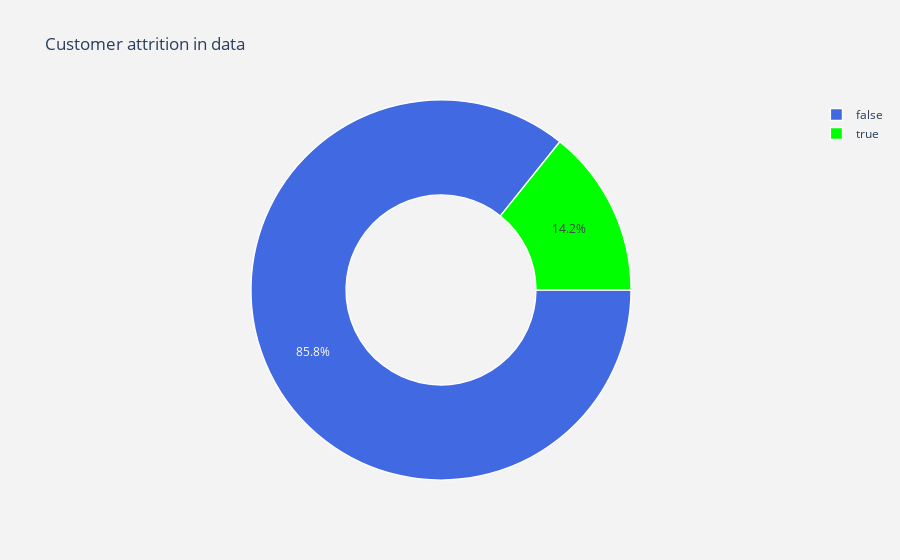

The cell this chart's notebook holds for it:
### Markdown cell above
## Checking the Churn Rate

### Code cell
def plot_churn_pie_chart(df):
    """
    Plot a pie chart showing customer attrition in the dataset.

    Parameters:
    df (DataFrame): Input DataFrame containing the churn data.

    Returns:
    None
    """
    lab = df["Churn"].value_counts().keys().tolist()

    val = df["Churn"].value_counts().values.tolist()

    trace = go.Pie(labels=lab,
                   values=val,
                   marker=dict(colors=['royalblue', 'lime'],
                               line=dict(color="white", width=1.3)
                               ),
                   rotation=90,
                   hoverinfo="label+value+text",
                   hole=0.5
                   )

    layout = go.Layout(dict(title="Customer attrition in data",
                            plot_bgcolor="rgb(243,243,243)",
                            paper_bgcolor="rgb(243,243,243)",
                            )
                       )

    data = [trace]

    fig = go.Figure(data=data, layout=layout)

    py.iplot(fig)

plot_churn_pie_chart(df)

### Figure 1 — Plotly figure (JSON) as saved in the notebook; plotly's stock layout.template omitted (floating-point values rounded to 4 significant figures)
{"data": [{"hole": 0.5, "hoverinfo": "label+value+text", "labels": [false, true], "marker": {"colors": ["royalblue", "lime"], "line": {"color": "white", "width": 1.3}}, "rotation": 90, "values": [572, 95], "type": "pie"}], "layout": {"paper_bgcolor": "rgb(243,243,243)", "plot_bgcolor": "rgb(243,243,243)", "title": {"text": "Customer attrition in data"}, "autosize": true}}
